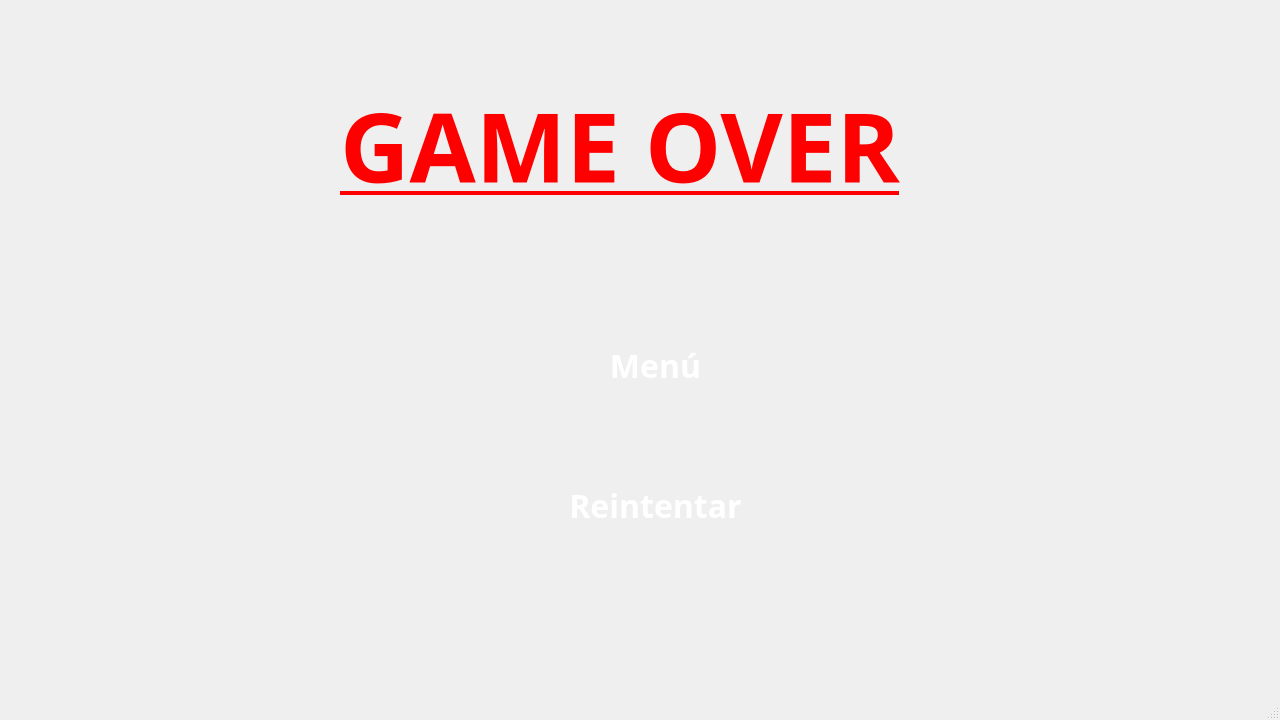
<?xml version="1.0" encoding="UTF-8"?>
<ui version="4.0">
 <class>MainWindow</class>
 <widget class="QMainWindow" name="MainWindow">
  <property name="geometry">
   <rect>
    <x>0</x>
    <y>0</y>
    <width>1280</width>
    <height>720</height>
   </rect>
  </property>
  <property name="windowTitle">
   <string>MainWindow</string>
  </property>
  <widget class="QWidget" name="centralwidget">
   <widget class="QStackedWidget" name="stackedWidget">
    <property name="geometry">
     <rect>
      <x>0</x>
      <y>0</y>
      <width>1280</width>
      <height>720</height>
     </rect>
    </property>
    <property name="currentIndex">
     <number>1</number>
    </property>
    <widget class="QWidget" name="pageMenu">
     <property name="styleSheet">
      <string notr="true"/>
     </property>
     <widget class="QLabel" name="Titulo">
      <property name="geometry">
       <rect>
        <x>320</x>
        <y>30</y>
        <width>681</width>
        <height>81</height>
       </rect>
      </property>
      <property name="font">
       <font>
        <family>Arial Rounded MT</family>
        <pointsize>48</pointsize>
        <bold>true</bold>
        <underline>true</underline>
       </font>
      </property>
      <property name="mouseTracking">
       <bool>true</bool>
      </property>
      <property name="styleSheet">
       <string notr="true">QLabel{
    color: white;;
}
</string>
      </property>
      <property name="text">
       <string>BOB ESPONJA KART</string>
      </property>
     </widget>
     <widget class="QPushButton" name="JUGAR">
      <property name="geometry">
       <rect>
        <x>550</x>
        <y>300</y>
        <width>171</width>
        <height>141</height>
       </rect>
      </property>
      <property name="font">
       <font>
        <family>Arial Rounded MT</family>
        <pointsize>24</pointsize>
        <bold>true</bold>
       </font>
      </property>
      <property name="styleSheet">
       <string notr="true">QPushButton{
    border-image: url(:/sprites/boton1.png);
    border: none;
	color: white;
}

QPushButton:hover{
    border-image: url(:/sprites/boton2.png);
	color: black;
}

QPushButton:pressed{
    border-image: url(:/sprites/boton3.png);
	color: white;
}
</string>
      </property>
      <property name="text">
       <string>JUGAR</string>
      </property>
     </widget>
     <widget class="QPushButton" name="SALIR">
      <property name="geometry">
       <rect>
        <x>550</x>
        <y>470</y>
        <width>171</width>
        <height>141</height>
       </rect>
      </property>
      <property name="font">
       <font>
        <family>Arial Rounded MT</family>
        <pointsize>24</pointsize>
        <bold>true</bold>
       </font>
      </property>
      <property name="styleSheet">
       <string notr="true">QPushButton{
    border-image: url(:/sprites/boton1.png);
    border: none;
	color: white;
}

QPushButton:hover{
    border-image: url(:/sprites/boton2.png);
	color: black;
}

QPushButton:pressed{
    border-image: url(:/sprites/boton3.png);
	color: white;
}</string>
      </property>
      <property name="text">
       <string>SALIR</string>
      </property>
     </widget>
     <widget class="QLabel" name="label_2">
      <property name="geometry">
       <rect>
        <x>0</x>
        <y>0</y>
        <width>1280</width>
        <height>720</height>
       </rect>
      </property>
      <property name="text">
       <string/>
      </property>
      <property name="pixmap">
       <pixmap resource="resources.qrc">:/sprites/inicio.jpg</pixmap>
      </property>
      <property name="scaledContents">
       <bool>true</bool>
      </property>
     </widget>
     <zorder>label_2</zorder>
     <zorder>Titulo</zorder>
     <zorder>JUGAR</zorder>
     <zorder>SALIR</zorder>
    </widget>
    <widget class="QWidget" name="pageGameover">
     <property name="styleSheet">
      <string notr="true"/>
     </property>
     <widget class="QPushButton" name="btnVolver">
      <property name="geometry">
       <rect>
        <x>570</x>
        <y>290</y>
        <width>171</width>
        <height>151</height>
       </rect>
      </property>
      <property name="font">
       <font>
        <family>Arial Rounded MT</family>
        <pointsize>24</pointsize>
        <bold>true</bold>
       </font>
      </property>
      <property name="styleSheet">
       <string notr="true">QPushButton{
    border-image: url(:/sprites/boton1.png);
    border: none;
	color: white;
}

QPushButton:hover{
    border-image: url(:/sprites/boton2.png);
	color: black;
}

QPushButton:pressed{
    border-image: url(:/sprites/boton3.png);
	color: white;
}
</string>
      </property>
      <property name="text">
       <string>Menú</string>
      </property>
     </widget>
     <widget class="QLabel" name="labelGameover">
      <property name="geometry">
       <rect>
        <x>340</x>
        <y>80</y>
        <width>601</width>
        <height>131</height>
       </rect>
      </property>
      <property name="font">
       <font>
        <family>Arial Rounded MT</family>
        <pointsize>72</pointsize>
        <bold>true</bold>
        <underline>true</underline>
       </font>
      </property>
      <property name="styleSheet">
       <string notr="true">QLabel{
    color: red;
}</string>
      </property>
      <property name="text">
       <string>GAME OVER</string>
      </property>
     </widget>
     <widget class="QLabel" name="label">
      <property name="geometry">
       <rect>
        <x>0</x>
        <y>0</y>
        <width>1280</width>
        <height>720</height>
       </rect>
      </property>
      <property name="text">
       <string/>
      </property>
      <property name="pixmap">
       <pixmap resource="resources.qrc">:/sprites/gameover.jpg</pixmap>
      </property>
      <property name="scaledContents">
       <bool>true</bool>
      </property>
     </widget>
     <widget class="QPushButton" name="btnReiniciar">
      <property name="geometry">
       <rect>
        <x>570</x>
        <y>430</y>
        <width>171</width>
        <height>151</height>
       </rect>
      </property>
      <property name="font">
       <font>
        <family>Arial Rounded MT</family>
        <pointsize>24</pointsize>
        <bold>true</bold>
       </font>
      </property>
      <property name="styleSheet">
       <string notr="true">QPushButton{
    border-image: url(:/sprites/boton1.png);
    border: none;
	color: white;
}

QPushButton:hover{
    border-image: url(:/sprites/boton2.png);
	color: black;
}

QPushButton:pressed{
    border-image: url(:/sprites/boton3.png);
	color: white;
}
</string>
      </property>
      <property name="text">
       <string>Reintentar</string>
      </property>
     </widget>
     <zorder>label</zorder>
     <zorder>btnVolver</zorder>
     <zorder>labelGameover</zorder>
     <zorder>btnReiniciar</zorder>
    </widget>
    <widget class="QWidget" name="pageJuego">
     <widget class="QWidget" name="widgetJuego" native="true">
      <property name="geometry">
       <rect>
        <x>0</x>
        <y>0</y>
        <width>1280</width>
        <height>720</height>
       </rect>
      </property>
     </widget>
    </widget>
   </widget>
  </widget>
  <widget class="QMenuBar" name="menubar">
   <property name="geometry">
    <rect>
     <x>0</x>
     <y>0</y>
     <width>1280</width>
     <height>21</height>
    </rect>
   </property>
  </widget>
  <widget class="QStatusBar" name="statusbar"/>
 </widget>
 <resources>
  <include location="resources.qrc"/>
 </resources>
 <connections/>
</ui>
